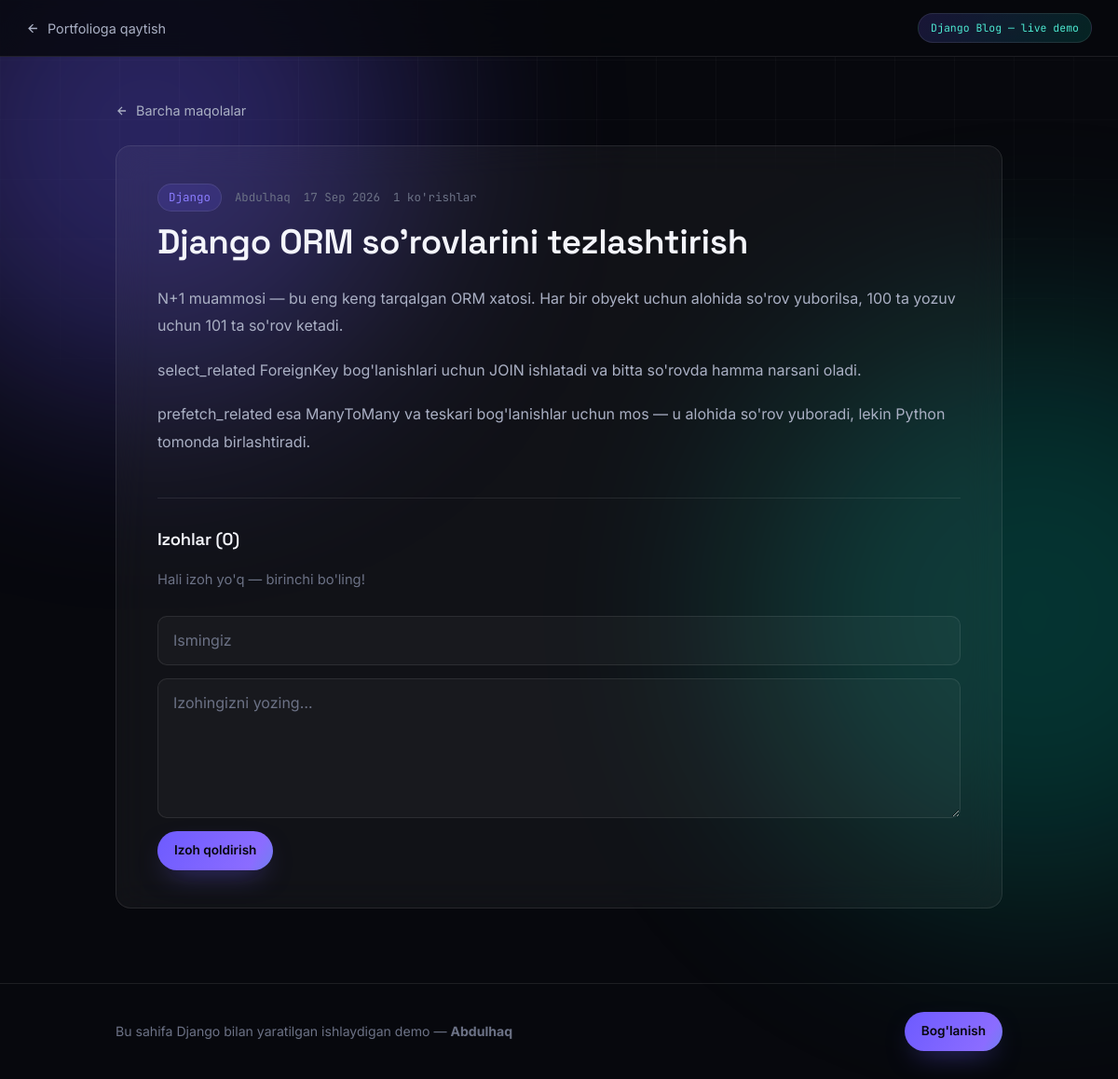
Screenshot of /demo/blog/django-orm-tezlashtirish/ with the database file from the repository.
### portfolio/models.py (models this page shows, shortened)
class DemoPost(models.Model):
    title = models.CharField(max_length=200)
    slug = models.SlugField(unique=True)
    category = models.CharField(max_length=60, default='General')
    excerpt = models.CharField(max_length=300)
    body = models.TextField()
    author = models.CharField(max_length=80, default='Abdulhaq')
    created_at = models.DateTimeField(auto_now_add=True)
    views = models.PositiveIntegerField(default=0)
    class Meta:
        ordering = ['-created_at']

### portfolio/demo_views.py (the view)
# urls.py: path('demo/blog/<slug:slug>/', demo_views.blog_detail, name='demo_blog_detail'),
def blog_detail(request, slug):
    post = get_object_or_404(DemoPost, slug=slug)
    if request.method == 'POST':
        author = (request.POST.get('author') or '').strip()
        body = (request.POST.get('body') or '').strip()
        if author and body:
            DemoComment.objects.create(post=post, author=author, body=body)
    post.views += 1
    post.save(update_fields=['views'])
    return render(request, 'portfolio/demo/blog_detail.html', {
        'post': post,
        'comments': post.comments.all(),
    })

### portfolio/templates/portfolio/demo/blog_detail.html (shortened to what this page needs)
{% extends 'portfolio/demo/base.html' %}
{% block demo_label %}Django Blog — live demo{% endblock %}
{% block content %}
<main class="demo-main" style="padding-top:46px">
  <div class="demo-container">
    <p style="margin-bottom:22px">
      <a href="{% url 'portfolio:demo_blog' %}" class="demo-back">
        <svg width="14" height="14" viewBox="0 0 24 24" fill="none" stroke="currentColor" stroke-width="2.2"><path d="M19 12H5M12 19l-7-7 7-7"/></svg>
        Barcha maqolalar
      </a>
    </p>
    <article class="post-article glass">
      <div class="post-meta">
        <span class="post-cat">{{ post.category }}</span>
        <span>{{ post.author }}</span>
        <span>{{ post.created_at|date:"d M Y" }}</span>
        <span>{{ post.views }} ko'rishlar</span>
      </div>
      <h1>{{ post.title }}</h1>
      <div class="post-body">
        {{ post.body|linebreaks }}
      </div>
      <section class="comment-section">
        <h3>Izohlar ({{ comments|length }})</h3>
        {% for c in comments %}
          <div class="comment">
            <div class="comment-head">
              <strong>{{ c.author }}</strong>
              <span>{{ c.created_at|date:"d M Y, H:i" }}</span>
            </div>
            <p>{{ c.body }}</p>
          </div>
        {% empty %}
          <p style="color:var(--text-2);font-size:0.92rem">Hali izoh yo'q — birinchi bo'ling!</p>
        {% endfor %}
        <form class="comment-form" method="post">
          <input type="text" name="author" class="demo-input" placeholder="Ismingiz" required>
          <textarea name="body" class="demo-input" rows="3" placeholder="Izohingizni yozing…" required></textarea>
          <div><button type="submit" class="btn btn-primary btn-sm">Izoh qoldirish</button></div>
        </form>
      </section>
    </article>
  </div>
</main>
{% endblock %}

### portfolio/static/portfolio/css/style.css (style rules this page uses)
:root { --bg-0: #07080d; --bg-1: #0c0e16; --bg-2: #10121c; --surface: rgba(255, 255, 255, 0.045); --surface-strong: rgba(255, 255, 255, 0.07); --surface-border: rgba(255, 255, 255, 0.09); --surface-border-strong: rgba(255, 255, 255, 0.16); --accent-violet: #6d5bff; --accent-violet-soft: #8b7dff; --accent-teal: #00d2b4; --accent-teal-soft: #4de8d0; --accent-gradient: linear-gradient(120deg, var(--accent-violet) 0%, #8b6cff 45%, var(--accent-teal) 100%); --accent-gradient-soft: linear-gradient(120deg, rgba(109, 91, 255, 0.18), rgba(0, 210, 180, 0.14)); --text-0: #f4f5fb; --text-1: #aab0c4; --text-2: #6c7286; --danger: #ff6b81; --success: #3ee6ae; --font-display: 'Space Grotesk', 'Inter', sans-serif; --font-body: 'Inter', sans-serif; --font-mono: 'JetBrains Mono', monospace; --container: 1180px; --radius-sm: 10px; --radius-md: 16px; --radius-lg: 24px; --nav-height: 76px; --ease: cubic-bezier(0.22, 1, 0.36, 1); }
*, *::before, *::after { box-sizing: border-box; }
html { scroll-behavior: smooth; scroll-padding-top: var(--nav-height); }
body { margin: 0; background: var(--bg-0); color: var(--text-0); font-family: var(--font-body); font-size: 16px; line-height: 1.6; -webkit-font-smoothing: antialiased; overflow-x: hidden; }
h1, h2, h3, h4 { font-family: var(--font-display); font-weight: 600; line-height: 1.12; margin: 0; letter-spacing: -0.01em; }
p { margin: 0; }
a { color: inherit; text-decoration: none; }
button { font: inherit; color: inherit; background: none; border: none; cursor: pointer; }
input, textarea { font: inherit; color: inherit; }
body::before { content: ''; position: fixed; inset: 0; z-index: -2; background-image: linear-gradient(rgba(255, 255, 255, 0.028) 1px, transparent 1px), linear-gradient(90deg, rgba(255, 255, 255, 0.028) 1px, transparent 1px); background-size: 64px 64px; mask-image: radial-gradient(ellipse 80% 60% at 50% 0%, #000 40%, transparent 90%); }
body::after { content: ''; position: fixed; inset: 0; z-index: -3; background: var(--bg-0); }
.glass { background: var(--surface); border: 1px solid var(--surface-border); border-radius: var(--radius-md); backdrop-filter: blur(18px); -webkit-backdrop-filter: blur(18px); }
.btn { display: inline-flex; align-items: center; justify-content: center; gap: 10px; padding: 15px 28px; border-radius: 999px; font-family: var(--font-body); font-weight: 600; font-size: 0.95rem; cursor: pointer; transition: transform 0.35s var(--ease), box-shadow 0.35s var(--ease), background 0.35s var(--ease), border-color 0.35s var(--ease); white-space: nowrap; }
.btn-primary { background: var(--accent-gradient); background-size: 180% 180%; color: #06070c; box-shadow: 0 12px 30px -12px rgba(109, 91, 255, 0.55); }
.btn-sm { padding: 10px 18px; font-size: 0.85rem; }

### portfolio/static/portfolio/css/demo.css (style rules this page uses)
.demo-body { padding-top: 0; }
.demo-container { max-width: 1000px; margin: 0 auto; padding: 0 24px; }
.demo-back { display: inline-flex; align-items: center; gap: 8px; font-size: 0.9rem; color: var(--text-1); transition: color 0.25s var(--ease), transform 0.25s var(--ease); }
.demo-main { padding-bottom: 80px; }
.demo-input { width: 100%; padding: 13px 16px; border-radius: 10px; border: 1px solid var(--surface-border); background: rgba(255, 255, 255, 0.03); color: var(--text-0); transition: border-color 0.3s var(--ease); }
.demo-input::placeholder { color: var(--text-2); }
textarea.demo-input { resize: vertical; min-height: 150px; font-family: var(--font-body); }
.post-meta { display: flex; flex-wrap: wrap; gap: 14px; align-items: center; font-size: 0.78rem; color: var(--text-2); font-family: var(--font-mono); margin-bottom: 12px; }
.post-cat { padding: 4px 11px; border-radius: 999px; background: rgba(109, 91, 255, 0.16); color: var(--accent-violet-soft); border: 1px solid var(--surface-border); }
.post-article { padding: 40px 44px; }
.post-article h1 { font-size: clamp(1.7rem, 3.4vw, 2.3rem); margin-bottom: 16px; }
.post-body { color: var(--text-1); line-height: 1.85; margin-top: 26px; }
.post-body p { margin-bottom: 18px; }
.comment-section { margin-top: 44px; padding-top: 34px; border-top: 1px solid var(--surface-border); }
.comment-section h3 { font-size: 1.15rem; margin-bottom: 22px; }
.comment-form { margin-top: 26px; display: grid; gap: 14px; }

### rows the page displays
DemoPost: category "Django", author "Abdulhaq", created_at "17 Sep 2026", views "1", title "Django ORM so'rovlarini tezlashtirish", body "N+1 muammosi — bu eng keng tarqalgan ORM xatosi. Har bir obyekt uchun alohida so'rov yuborilsa, 100 ta yozuv uchun 101 ta so'rov ketadi. select_related ForeignKey bog'lanishlari uchun JOIN ishlatadi va bitta so'rovda hamma narsani oladi. prefetch_related esa ManyToMany va teskari bog'lanishlar uchun mos — u alohida so'rov yuboradi, lekin Python tomonda birlashtiradi."

### other values shown
{{ comments|length }} "0"
